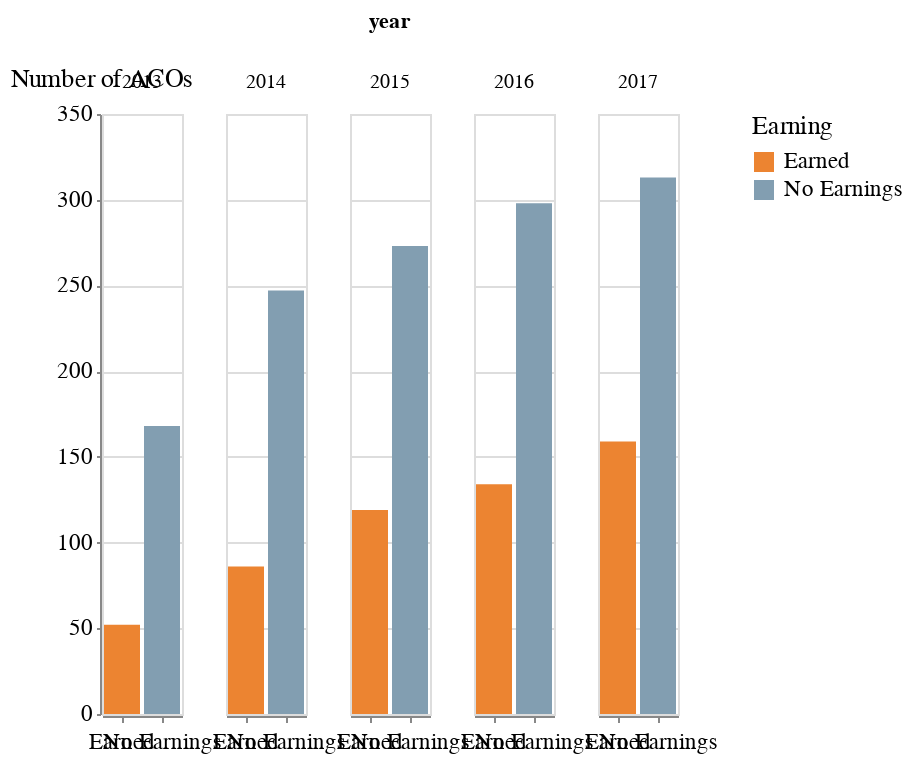

The notebook cell saved with this chart:
### Code cell
alt.Chart(data_to_chart).mark_bar().encode(
    x=alt.X('Earning:N',axis=alt.Axis(title='')),
    y=alt.Y('ACO_Name:Q', axis=alt.Axis(title='Number of ACOs')),
    color='Earning:N',
    column='year:O'
)

### Figure 1 — Vega-Lite specification as saved in the notebook (floating-point values rounded to 4 significant figures)
{"$schema": "https://vega.github.io/schema/vega-lite/v2.6.0.json", "config": {"arc": {"fill": "#82c6df"}, "area": {"fill": "#82c6df"}, "axis": {"labelFont": "Arial", "labelFontSize": 11.5, "labelFontWeight": "normal", "titleFont": "Benton Gothic Bold, sans-serif", "titleFontSize": 13, "titleFontWeight": "normal"}, "axisX": {"labelAngle": 0, "labelPadding": 4, "tickSize": 3}, "axisY": {"labelBaseline": "middle", "maxExtent": 45, "minExtent": 45, "tickSize": 2, "titleAlign": "left", "titleAngle": 0, "titleX": -45, "titleY": -11}, "background": "#ffffff", "legend": {"labelFont": "Arial", "labelFontSize": 11.5, "titleFont": "Benton Gothic Bold, sans-serif", "titleFontSize": 13, "titleFontWeight": "normal"}, "line": {"stroke": "#82c6df", "strokeWidth": 2}, "path": {"stroke": "#82c6df"}, "range": {"category": ["#ec8431", "#829eb1", "#c89d29", "#3580b1", "#adc839", "#ab7fb4"], "diverging": ["#e68a4f", "#f4bb6a", "#f9e39c", "#dadfe2", "#a6b7c6", "#849eae"], "heatmap": ["#fbf2c7", "#f9e39c", "#f8d36e", "#f4bb6a", "#e68a4f", "#d15a40", "#ab4232"], "ordinal": ["#fbf2c7", "#f9e39c", "#f8d36e", "#f4bb6a", "#e68a4f", "#d15a40", "#ab4232"], "ramp": ["#fbf2c7", "#f9e39c", "#f8d36e", "#f4bb6a", "#e68a4f", "#d15a40", "#ab4232"]}, "rect": {"fill": "#82c6df"}, "shape": {"stroke": "#82c6df"}, "symbol": {"fill": "#82c6df", "size": 30}, "title": {"anchor": "start", "font": "Benton Gothic Bold, sans-serif", "fontColor": "#000000", "fontSize": 22, "fontWeight": "normal"}}, "data": {"name": "data-f61b381f50b389f2b6021592f26405bb"}, "datasets": {"data-f61b381f50b389f2b6021592f26405bb": [{"ACO_Name": 52, "ACO_WGHT_HCC_AVG": 1.087, "Earning": "Earned", "members": 886810, "year": 2013}, {"ACO_Name": 168, "ACO_WGHT_HCC_AVG": 1.048, "Earning": "No Earnings", "members": 2788453, "year": 2013}, {"ACO_Name": 86, "ACO_WGHT_HCC_AVG": 1.078, "Earning": "Earned", "members": 1354279, "year": 2014}, {"ACO_Name": 247, "ACO_WGHT_HCC_AVG": 1.047, "Earning": "No Earnings", "members": 3975552, "year": 2014}, {"ACO_Name": 119, "ACO_WGHT_HCC_AVG": 1.081, "Earning": "Earned", "members": 2074841, "year": 2015}, {"ACO_Name": 273, "ACO_WGHT_HCC_AVG": 1.04, "Earning": "No Earnings", "members": 5195392, "year": 2015}, {"ACO_Name": 134, "ACO_WGHT_HCC_AVG": 1.099, "Earning": "Earned", "members": 2169026, "year": 2016}, {"ACO_Name": 298, "ACO_WGHT_HCC_AVG": 1.057, "Earning": "No Earnings", "members": 5715032, "year": 2016}, {"ACO_Name": 159, "ACO_WGHT_HCC_AVG": 1.016, "Earning": "Earned", "members": 2963991, "year": 2017}, {"ACO_Name": 313, "ACO_WGHT_HCC_AVG": 0.9972, "Earning": "No Earnings", "members": 6028895, "year": 2017}]}, "encoding": {"color": {"field": "Earning", "type": "nominal"}, "column": {"field": "year", "type": "ordinal"}, "x": {"axis": {"title": ""}, "field": "Earning", "type": "nominal"}, "y": {"axis": {"title": "Number of ACOs"}, "field": "ACO_Name", "type": "quantitative"}}, "mark": "bar"}
